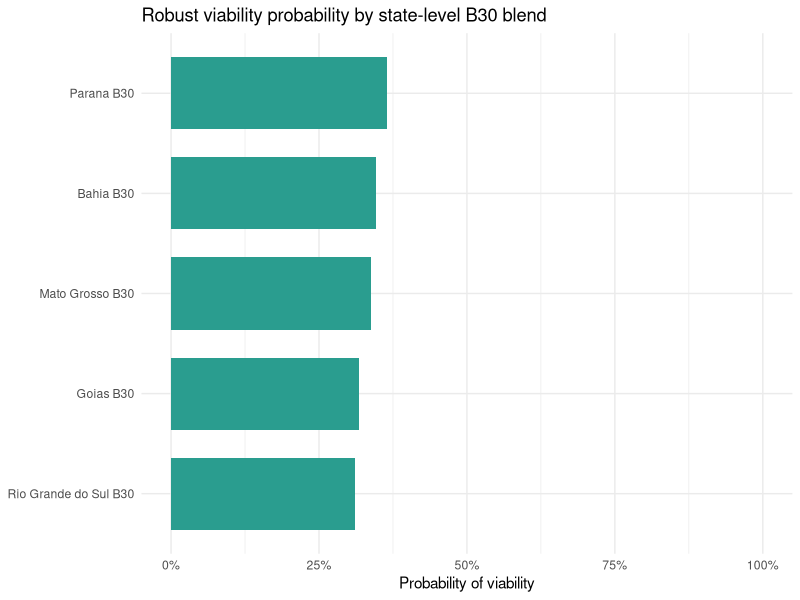
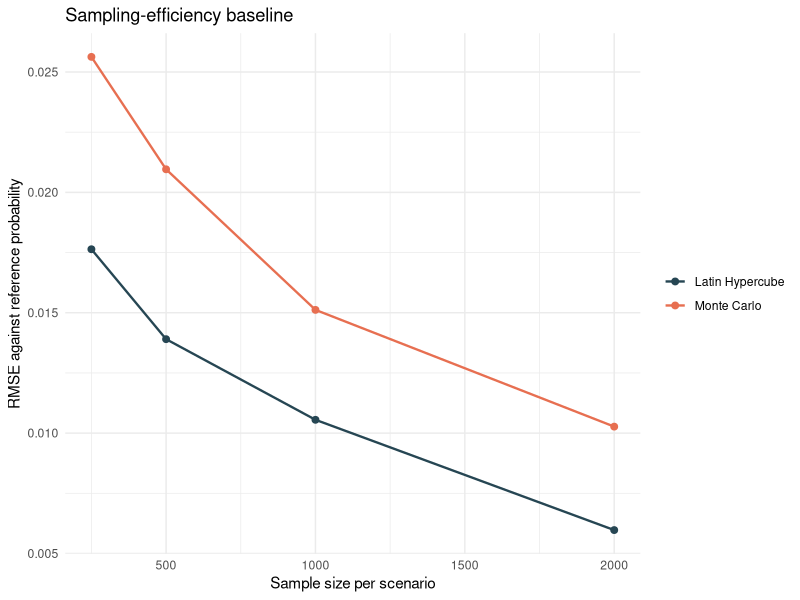
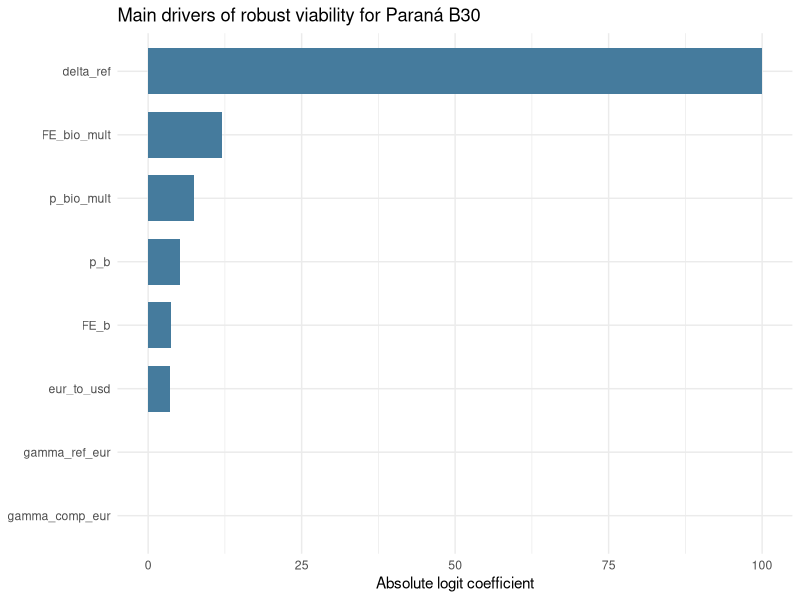

The R source for these figures, in order:
# ============================================================
# RVF: Robust Viability Frontiers
# Probabilistic extension of Triton for the IEEE LATAM article.
#
# This script writes only to RVF/results and does not modify the
# deterministic article-1 scripts or outputs in the repository root.
# ============================================================

suppressPackageStartupMessages({
  library(ggplot2)
})

set.seed(20261008)

`%||%` <- function(x, y) if (is.null(x)) y else x

script_arg <- grep("^--file=", commandArgs(FALSE), value = TRUE)
script_path <- if (length(script_arg) == 1) sub("^--file=", "", script_arg) else "RVF/code/rvf_simulation.R"
script_dir <- dirname(normalizePath(script_path, mustWork = FALSE))
root_dir <- normalizePath(file.path(script_dir, "..", ".."), mustWork = FALSE)
if (!dir.exists(file.path(root_dir, "RVF"))) {
  root_dir <- normalizePath(getwd(), mustWork = TRUE)
}

rvf_dir <- file.path(root_dir, "RVF")
tables_dir <- file.path(rvf_dir, "results", "tables")
figures_dir <- file.path(rvf_dir, "results", "figures")
dir.create(tables_dir, recursive = TRUE, showWarnings = FALSE)
dir.create(figures_dir, recursive = TRUE, showWarnings = FALSE)

# -----------------------------
# Deterministic Triton parameters
# -----------------------------

params <- list(
  D_base_km = 10120,
  V_base_kmh = 25.93,
  c_base_tday = 40,
  PCI_b = 40.2,
  eta_b = 0.45,
  p_b = 0.50,
  FE_b = 3.114,
  delta_ref = 0.15,
  gamma_ref_eur = 80,
  eur_to_usd = 1.1581,
  ets_coverage = 0.50,
  ets_phase_in = 1.00,
  FE_b_ttw_ets = 3.114,
  FE_bio_ttw_ets = 0
)

fuel_states <- data.frame(
  rota = c("Bahia", "Goias", "Mato Grosso", "Parana", "Rio Grande do Sul"),
  PCI_bio = rep(37.68, 5),
  eta_bio = rep(0.43, 5),
  p_bio = c(1.1452544606227488, 1.1061392666916992, 1.1061392666916992,
            1.0736785013976387, 1.0736785013976387),
  FE_bio = c(1.14, 1.21, 1.18, 1.17, 1.24),
  stringsAsFactors = FALSE
)
fuel_states$scenario <- paste0(fuel_states$rota, " B30")
fuel_states$alpha <- 0.30

# -----------------------------
# Distribution helpers
# -----------------------------

qtri <- function(u, min, mode, max) {
  fc <- (mode - min) / (max - min)
  ifelse(
    u < fc,
    min + sqrt(u * (max - min) * (mode - min)),
    max - sqrt((1 - u) * (max - min) * (max - mode))
  )
}

qlognorm_cv <- function(u, mean, cv) {
  sigma <- sqrt(log(1 + cv^2))
  mu <- log(mean) - 0.5 * sigma^2
  qlnorm(u, meanlog = mu, sdlog = sigma)
}

sample_unit <- function(n, p, method = c("mc", "lhs")) {
  method <- match.arg(method)
  if (method == "mc") {
    matrix(runif(n * p), nrow = n, ncol = p)
  } else {
    out <- matrix(NA_real_, nrow = n, ncol = p)
    for (j in seq_len(p)) {
      out[, j] <- (sample.int(n) - runif(n)) / n
    }
    out
  }
}

draw_uncertainty <- function(n, method = c("mc", "lhs")) {
  u <- sample_unit(n, 10, method)
  data.frame(
    p_b = qlognorm_cv(u[, 1], params$p_b, 0.15),
    p_bio_mult = qlognorm_cv(u[, 2], 1.00, 0.20),
    FE_b = qlognorm_cv(u[, 3], params$FE_b, 0.05),
    FE_bio_mult = qlognorm_cv(u[, 4], 1.00, 0.20),
    c_tday = qtri(u[, 5], 34, params$c_base_tday, 46),
    D_km = qtri(u[, 6], 0.95 * params$D_base_km, params$D_base_km, 1.05 * params$D_base_km),
    gamma_comp_eur = qtri(u[, 7], 150, 320, 700),
    gamma_ref_eur = qtri(u[, 8], 60, params$gamma_ref_eur, 180),
    eur_to_usd = qlognorm_cv(u[, 9], params$eur_to_usd, 0.06),
    delta_ref = qtri(u[, 10], 0.10, params$delta_ref, 0.25)
  )
}

# -----------------------------
# Vectorized voyage model
# -----------------------------

calc_rvf <- function(draws, fuel, alpha = 0.30) {
  T_h <- draws$D_km / params$V_base_kmh
  F0_kg <- (draws$c_tday / 24) * T_h * 1000
  E_req_MJ <- F0_kg * params$PCI_b * params$eta_b

  p_bio <- fuel$p_bio * draws$p_bio_mult
  FE_bio <- fuel$FE_bio * draws$FE_bio_mult

  PCI_mix <- (1 - alpha) * params$PCI_b + alpha * fuel$PCI_bio
  p_mix <- (1 - alpha) * draws$p_b + alpha * p_bio
  FE_mix <- (1 - alpha) * draws$FE_b + alpha * FE_bio
  FE_mix_ets_ttw <- (1 - alpha) * params$FE_b_ttw_ets + alpha * params$FE_bio_ttw_ets
  eta_mix <- (((1 - alpha) * params$PCI_b * params$eta_b) +
    (alpha * fuel$PCI_bio * fuel$eta_bio)) / PCI_mix

  F_mix_kg <- E_req_MJ / (PCI_mix * eta_mix)

  gamma_comp_usd <- draws$gamma_comp_eur * draws$eur_to_usd
  gamma_ref_usd <- draws$gamma_ref_eur * draws$eur_to_usd

  G0_t <- F0_kg * draws$FE_b / 1000
  ETS0_t <- F0_kg * params$FE_b_ttw_ets / 1000 * params$ets_coverage * params$ets_phase_in
  C0 <- (F0_kg * draws$p_b) + (ETS0_t * gamma_comp_usd)

  G_t <- F_mix_kg * FE_mix / 1000
  ETS_t <- F_mix_kg * FE_mix_ets_ttw / 1000 * params$ets_coverage * params$ets_phase_in
  C <- (F_mix_kg * p_mix) + (ETS_t * gamma_comp_usd)

  Delta_G_t <- G0_t - G_t
  Delta_C_USD <- C - C0
  MAC_USD_tCO2 <- Delta_C_USD / Delta_G_t
  MAC_EUR_tCO2 <- MAC_USD_tCO2 / draws$eur_to_usd
  env_ok <- G_t <= (1 - draws$delta_ref) * G0_t
  econ_ok <- MAC_USD_tCO2 <= gamma_ref_usd
  V <- as.integer(env_ok & econ_ok & is.finite(MAC_USD_tCO2))

  data.frame(
    scenario = fuel$scenario,
    alpha = alpha,
    V = V,
    env_ok = as.integer(env_ok),
    econ_ok = as.integer(econ_ok),
    G_t = G_t,
    Delta_G_t = Delta_G_t,
    C_USD = C,
    Delta_C_USD = Delta_C_USD,
    MAC_EUR_tCO2 = MAC_EUR_tCO2,
    gamma_comp_eur = draws$gamma_comp_eur,
    gamma_ref_eur = draws$gamma_ref_eur
  )
}

simulate_scenarios <- function(n, method = "lhs", fuels = fuel_states) {
  draws <- draw_uncertainty(n, method)
  do.call(rbind, lapply(seq_len(nrow(fuels)), function(i) calc_rvf(draws, fuels[i, ], fuels$alpha[i])))
}

summarize_rvf <- function(x) {
  do.call(rbind, lapply(split(x, x$scenario), function(z) {
    data.frame(
      scenario = z$scenario[1],
      alpha = z$alpha[1],
      p_viable = mean(z$V),
      p_env_ok = mean(z$env_ok),
      p_econ_ok = mean(z$econ_ok),
      mac_p05 = unname(quantile(z$MAC_EUR_tCO2, 0.05, na.rm = TRUE)),
      mac_p50 = unname(quantile(z$MAC_EUR_tCO2, 0.50, na.rm = TRUE)),
      mac_p95 = unname(quantile(z$MAC_EUR_tCO2, 0.95, na.rm = TRUE)),
      deltaG_p50 = unname(quantile(z$Delta_G_t, 0.50, na.rm = TRUE)),
      deltaC_p50 = unname(quantile(z$Delta_C_USD, 0.50, na.rm = TRUE)),
      gamma_comp_p50 = unname(quantile(z$gamma_comp_eur, 0.50, na.rm = TRUE))
    )
  }))
}

# -----------------------------
# Main probabilistic run
# -----------------------------

N_MAIN <- 10000
rvf_main <- simulate_scenarios(N_MAIN, "lhs")
rvf_summary <- summarize_rvf(rvf_main)
rvf_summary <- rvf_summary[order(-rvf_summary$p_viable), ]

write.csv(rvf_summary, file.path(tables_dir, "rvf_summary_lhs_10000.csv"), row.names = FALSE)

det_first <- data.frame(
  scenario = c("Bahia B30", "Goias B30", "Mato Grosso B30", "Parana B30", "Rio Grande do Sul B30"),
  gamma_comp_signal_eur = c(340, 320, 320, 300, 300),
  break_even_EUR_tCO2 = c(77.66476833196543, 77.38100373714578, 75.93828817632806,
                          75.38364080407166, 78.79010750003305),
  Delta_G_t = c(332.1997592748396, 318.0984868886426, 324.14188933986975,
                326.1563568236122, 312.05508443741496),
  stringsAsFactors = FALSE
)
det_compare <- merge(
  det_first,
  rvf_summary[, c("scenario", "p_viable", "p_env_ok", "p_econ_ok", "mac_p50")],
  by = "scenario",
  all.y = TRUE
)
write.csv(det_compare, file.path(tables_dir, "deterministic_vs_rvf.csv"), row.names = FALSE)

# -----------------------------
# Sampling-efficiency baseline
# -----------------------------

N_REF <- 50000
ref <- summarize_rvf(simulate_scenarios(N_REF, "lhs"))
ref_p <- setNames(ref$p_viable, ref$scenario)

sample_sizes <- c(250, 500, 1000, 2000)
replicates <- 30

eff_rows <- list()
k <- 1
for (method in c("mc", "lhs")) {
  for (n in sample_sizes) {
    err <- numeric(replicates)
    for (r in seq_len(replicates)) {
      s <- summarize_rvf(simulate_scenarios(n, method))
      p <- setNames(s$p_viable, s$scenario)
      err[r] <- sqrt(mean((p[names(ref_p)] - ref_p)^2))
    }
    eff_rows[[k]] <- data.frame(
      method = method,
      n = n,
      rmse_mean = mean(err),
      rmse_sd = sd(err),
      rmse_p95 = unname(quantile(err, 0.95))
    )
    k <- k + 1
  }
}
efficiency <- do.call(rbind, eff_rows)
write.csv(efficiency, file.path(tables_dir, "sampling_efficiency_mc_vs_lhs.csv"), row.names = FALSE)

# -----------------------------
# Parameter importance
# -----------------------------

draws_imp <- draw_uncertainty(N_MAIN, "lhs")
imp_target <- calc_rvf(draws_imp, fuel_states[fuel_states$rota == "Parana", ], 0.30)
importance_data <- data.frame(
  V = imp_target$V,
  draws_imp
)

fit <- glm(
  V ~ p_b + p_bio_mult + FE_b + FE_bio_mult + c_tday + D_km +
    gamma_comp_eur + gamma_ref_eur + eur_to_usd + delta_ref,
  data = importance_data,
  family = binomial()
)

coef_tab <- summary(fit)$coefficients
importance <- data.frame(
  parameter = rownames(coef_tab),
  estimate = coef_tab[, "Estimate"],
  p_value = coef_tab[, "Pr(>|z|)"],
  row.names = NULL
)
importance <- importance[importance$parameter != "(Intercept)", ]
importance$abs_estimate <- abs(importance$estimate)
importance <- importance[order(-importance$abs_estimate), ]
write.csv(importance, file.path(tables_dir, "importance_logit_parana_b30.csv"), row.names = FALSE)

# -----------------------------
# Figures
# -----------------------------

rvf_summary$scenario <- factor(rvf_summary$scenario, levels = rvf_summary$scenario[order(rvf_summary$p_viable)])
p1 <- ggplot(rvf_summary, aes(x = scenario, y = p_viable)) +
  geom_col(fill = "#2A9D8F", width = 0.72) +
  coord_flip() +
  scale_y_continuous(labels = function(x) paste0(round(100 * x), "%"), limits = c(0, 1)) +
  labs(x = NULL, y = "Probability of viability", title = "Robust viability probability by state-level B30 blend") +
  theme_minimal(base_size = 11)
ggsave(file.path(figures_dir, "fig_probability_viability.png"), p1, width = 7.2, height = 4.2, dpi = 300)

p2 <- ggplot(efficiency, aes(x = n, y = rmse_mean, color = method, group = method)) +
  geom_line(linewidth = 0.8) +
  geom_point(size = 2) +
  scale_color_manual(values = c(mc = "#E76F51", lhs = "#264653"), labels = c(mc = "Monte Carlo", lhs = "Latin Hypercube")) +
  labs(x = "Sample size per scenario", y = "RMSE against reference probability", color = NULL, title = "Sampling-efficiency baseline") +
  theme_minimal(base_size = 11)
ggsave(file.path(figures_dir, "fig_sampling_efficiency.png"), p2, width = 7.2, height = 4.2, dpi = 300)

top_imp <- head(importance, 8)
top_imp$parameter <- factor(top_imp$parameter, levels = rev(top_imp$parameter))
p3 <- ggplot(top_imp, aes(x = parameter, y = abs_estimate)) +
  geom_col(fill = "#457B9D", width = 0.72) +
  coord_flip() +
  labs(x = NULL, y = "Absolute logit coefficient", title = "Main drivers of robust viability for Paraná B30") +
  theme_minimal(base_size = 11)
ggsave(file.path(figures_dir, "fig_parameter_importance.png"), p3, width = 7.2, height = 4.2, dpi = 300)

message("RVF simulation complete.")
message("Tables: ", tables_dir)
message("Figures: ", figures_dir)
